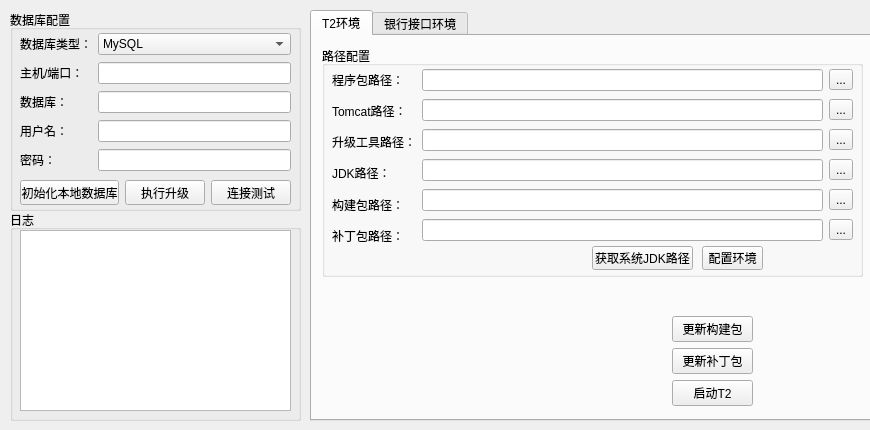
<?xml version="1.0" encoding="UTF-8"?>
<ui version="4.0">
 <class>OneClick</class>
 <widget class="QWidget" name="OneClick">
  <property name="geometry">
   <rect>
    <x>0</x>
    <y>0</y>
    <width>870</width>
    <height>430</height>
   </rect>
  </property>
  <property name="minimumSize">
   <size>
    <width>870</width>
    <height>430</height>
   </size>
  </property>
  <property name="maximumSize">
   <size>
    <width>870</width>
    <height>430</height>
   </size>
  </property>
  <property name="font">
   <font/>
  </property>
  <property name="mouseTracking">
   <bool>false</bool>
  </property>
  <property name="windowTitle">
   <string>拜特测试环境启动工具（内部）</string>
  </property>
  <property name="windowIcon">
   <iconset>
    <normaloff>C:/Users/caos/Pictures/222.png</normaloff>C:/Users/caos/Pictures/222.png</iconset>
  </property>
  <widget class="QTabWidget" name="tabWidget">
   <property name="geometry">
    <rect>
     <x>310</x>
     <y>10</y>
     <width>561</width>
     <height>411</height>
    </rect>
   </property>
   <property name="font">
    <font/>
   </property>
   <property name="currentIndex">
    <number>0</number>
   </property>
   <widget class="QWidget" name="tab_t2_env">
    <attribute name="title">
     <string>T2环境</string>
    </attribute>
    <widget class="QGroupBox" name="groupBox_te_path_config">
     <property name="geometry">
      <rect>
       <x>10</x>
       <y>10</y>
       <width>541</width>
       <height>231</height>
      </rect>
     </property>
     <property name="title">
      <string>路径配置</string>
     </property>
     <widget class="QPushButton" name="pushButton_te_get_sys_jdk_path">
      <property name="geometry">
       <rect>
        <x>270</x>
        <y>200</y>
        <width>101</width>
        <height>24</height>
       </rect>
      </property>
      <property name="text">
       <string>获取系统JDK路径</string>
      </property>
     </widget>
     <widget class="QPushButton" name="pushButton_te_path_config">
      <property name="geometry">
       <rect>
        <x>380</x>
        <y>200</y>
        <width>61</width>
        <height>24</height>
       </rect>
      </property>
      <property name="text">
       <string>配置环境</string>
      </property>
     </widget>
     <widget class="QWidget" name="layoutWidget">
      <property name="geometry">
       <rect>
        <x>10</x>
        <y>21</y>
        <width>521</width>
        <height>181</height>
       </rect>
      </property>
      <layout class="QGridLayout" name="gridLayout_6">
       <item row="0" column="0">
        <widget class="QLabel" name="label_te_program_path">
         <property name="text">
          <string>程序包路径：</string>
         </property>
         <property name="buddy">
          <cstring>lineEdit_te_program_path</cstring>
         </property>
        </widget>
       </item>
       <item row="0" column="1" rowspan="6">
        <layout class="QGridLayout" name="gridLayout_5">
         <item row="0" column="0">
          <widget class="QLineEdit" name="lineEdit_te_program_path">
           <property name="readOnly">
            <bool>true</bool>
           </property>
          </widget>
         </item>
         <item row="0" column="1">
          <widget class="QToolButton" name="toolButton_te_program_path_selecter">
           <property name="text">
            <string>...</string>
           </property>
          </widget>
         </item>
         <item row="1" column="0">
          <widget class="QLineEdit" name="lineEdit_te_tomcat_path">
           <property name="readOnly">
            <bool>true</bool>
           </property>
          </widget>
         </item>
         <item row="1" column="1">
          <widget class="QToolButton" name="toolButton_te_tomcat_path_selecter">
           <property name="text">
            <string>...</string>
           </property>
          </widget>
         </item>
         <item row="2" column="0">
          <widget class="QLineEdit" name="lineEdit_te_update_path">
           <property name="readOnly">
            <bool>true</bool>
           </property>
          </widget>
         </item>
         <item row="2" column="1">
          <widget class="QToolButton" name="toolButton_te_update_path_selecter">
           <property name="text">
            <string>...</string>
           </property>
          </widget>
         </item>
         <item row="3" column="0">
          <widget class="QLineEdit" name="lineEdit_te_jdk_path">
           <property name="readOnly">
            <bool>true</bool>
           </property>
          </widget>
         </item>
         <item row="3" column="1">
          <widget class="QToolButton" name="toolButton_te_jdk_path_selecter">
           <property name="text">
            <string>...</string>
           </property>
          </widget>
         </item>
         <item row="4" column="0">
          <widget class="QLineEdit" name="lineEdit_te_structure_path">
           <property name="readOnly">
            <bool>true</bool>
           </property>
          </widget>
         </item>
         <item row="4" column="1">
          <widget class="QToolButton" name="toolButton_te_structure_path_selecter">
           <property name="text">
            <string>...</string>
           </property>
          </widget>
         </item>
         <item row="5" column="0">
          <widget class="QLineEdit" name="lineEdit_te_patch_path">
           <property name="readOnly">
            <bool>true</bool>
           </property>
          </widget>
         </item>
         <item row="5" column="1">
          <widget class="QToolButton" name="toolButton_te_patch_path_selecter">
           <property name="text">
            <string>...</string>
           </property>
          </widget>
         </item>
        </layout>
       </item>
       <item row="1" column="0">
        <widget class="QLabel" name="label_te_tomcat_path">
         <property name="text">
          <string>Tomcat路径：</string>
         </property>
         <property name="buddy">
          <cstring>lineEdit_te_tomcat_path</cstring>
         </property>
        </widget>
       </item>
       <item row="2" column="0">
        <widget class="QLabel" name="label_te_update_path">
         <property name="text">
          <string>升级工具路径：</string>
         </property>
         <property name="buddy">
          <cstring>lineEdit_te_update_path</cstring>
         </property>
        </widget>
       </item>
       <item row="3" column="0">
        <widget class="QLabel" name="label_te_jdk_path">
         <property name="text">
          <string>JDK路径：</string>
         </property>
         <property name="buddy">
          <cstring>lineEdit_te_jdk_path</cstring>
         </property>
        </widget>
       </item>
       <item row="4" column="0">
        <widget class="QLabel" name="label_te_structure_path">
         <property name="text">
          <string>构建包路径：</string>
         </property>
         <property name="buddy">
          <cstring>lineEdit_te_jdk_path</cstring>
         </property>
        </widget>
       </item>
       <item row="5" column="0">
        <widget class="QLabel" name="label_te_patch_path">
         <property name="text">
          <string>补丁包路径：</string>
         </property>
         <property name="buddy">
          <cstring>lineEdit_te_jdk_path</cstring>
         </property>
        </widget>
       </item>
      </layout>
     </widget>
    </widget>
    <widget class="QWidget" name="layoutWidget">
     <property name="geometry">
      <rect>
       <x>360</x>
       <y>280</y>
       <width>81</width>
       <height>91</height>
      </rect>
     </property>
     <layout class="QGridLayout" name="gridLayout_7">
      <item row="0" column="0">
       <widget class="QPushButton" name="pushButton_te_update_structure">
        <property name="text">
         <string>更新构建包</string>
        </property>
       </widget>
      </item>
      <item row="1" column="0">
       <widget class="QPushButton" name="pushButton_te_start_update">
        <property name="text">
         <string>更新补丁包</string>
        </property>
       </widget>
      </item>
      <item row="2" column="0">
       <widget class="QPushButton" name="pushButton_te_start_t2">
        <property name="text">
         <string>启动T2</string>
        </property>
       </widget>
      </item>
     </layout>
    </widget>
   </widget>
   <widget class="QWidget" name="tab_bank_env">
    <attribute name="title">
     <string>银行接口环境</string>
    </attribute>
    <widget class="QGroupBox" name="groupBox_be_path_config">
     <property name="geometry">
      <rect>
       <x>10</x>
       <y>10</y>
       <width>281</width>
       <height>221</height>
      </rect>
     </property>
     <property name="title">
      <string>路径配置</string>
     </property>
     <widget class="QWidget" name="">
      <property name="geometry">
       <rect>
        <x>0</x>
        <y>21</y>
        <width>273</width>
        <height>191</height>
       </rect>
      </property>
      <layout class="QGridLayout" name="gridLayout_10">
       <item row="0" column="0">
        <layout class="QGridLayout" name="gridLayout_2">
         <item row="0" column="0">
          <widget class="QLabel" name="label_be_redis_path">
           <property name="text">
            <string>Redis路径：</string>
           </property>
           <property name="buddy">
            <cstring>lineEdit_be_redis_path</cstring>
           </property>
          </widget>
         </item>
         <item row="0" column="1" rowspan="6">
          <layout class="QGridLayout" name="gridLayout">
           <item row="0" column="0">
            <widget class="QLineEdit" name="lineEdit_be_redis_path">
             <property name="readOnly">
              <bool>true</bool>
             </property>
             <property name="clearButtonEnabled">
              <bool>false</bool>
             </property>
            </widget>
           </item>
           <item row="0" column="1">
            <widget class="QToolButton" name="toolButton_be_redis_path_selecter">
             <property name="text">
              <string>...</string>
             </property>
            </widget>
           </item>
           <item row="1" column="0">
            <widget class="QLineEdit" name="lineEdit_be_server_path">
             <property name="readOnly">
              <bool>true</bool>
             </property>
            </widget>
           </item>
           <item row="1" column="1">
            <widget class="QToolButton" name="toolButton_be_server_path_selecter">
             <property name="text">
              <string>...</string>
             </property>
            </widget>
           </item>
           <item row="2" column="0">
            <widget class="QLineEdit" name="lineEdit_be_client_path">
             <property name="readOnly">
              <bool>true</bool>
             </property>
            </widget>
           </item>
           <item row="2" column="1">
            <widget class="QToolButton" name="toolButton_be_client_path_selecter">
             <property name="text">
              <string>...</string>
             </property>
            </widget>
           </item>
           <item row="3" column="0">
            <widget class="QLineEdit" name="lineEdit_be_logs_path">
             <property name="readOnly">
              <bool>true</bool>
             </property>
            </widget>
           </item>
           <item row="3" column="1">
            <widget class="QToolButton" name="toolButton_be_logs_path_selecter">
             <property name="text">
              <string>...</string>
             </property>
            </widget>
           </item>
           <item row="4" column="0">
            <widget class="QLineEdit" name="lineEdit_be_war_path">
             <property name="text">
              <string/>
             </property>
             <property name="readOnly">
              <bool>true</bool>
             </property>
            </widget>
           </item>
           <item row="4" column="1">
            <widget class="QToolButton" name="toolButton_be_war_path_selecter">
             <property name="text">
              <string>...</string>
             </property>
            </widget>
           </item>
           <item row="5" column="0">
            <widget class="QLineEdit" name="lineEdit_be_jdk_path">
             <property name="readOnly">
              <bool>true</bool>
             </property>
            </widget>
           </item>
           <item row="5" column="1">
            <widget class="QToolButton" name="toolButton_be_jdk_path_selecter">
             <property name="text">
              <string>...</string>
             </property>
            </widget>
           </item>
          </layout>
         </item>
         <item row="1" column="0">
          <widget class="QLabel" name="label_be_server_path">
           <property name="text">
            <string>服务端路径：</string>
           </property>
           <property name="buddy">
            <cstring>lineEdit_be_server_path</cstring>
           </property>
          </widget>
         </item>
         <item row="2" column="0">
          <widget class="QLabel" name="label_be_client_path">
           <property name="text">
            <string>客户端路径：</string>
           </property>
           <property name="buddy">
            <cstring>lineEdit_be_client_path</cstring>
           </property>
          </widget>
         </item>
         <item row="3" column="0">
          <widget class="QLabel" name="label_be_logs_path">
           <property name="text">
            <string>日志路径：</string>
           </property>
           <property name="buddy">
            <cstring>lineEdit_be_logs_path</cstring>
           </property>
          </widget>
         </item>
         <item row="4" column="0">
          <widget class="QLabel" name="label_be_war_path">
           <property name="text">
            <string>War包路径：</string>
           </property>
           <property name="buddy">
            <cstring>lineEdit_be_jdk_path</cstring>
           </property>
          </widget>
         </item>
         <item row="5" column="0">
          <widget class="QLabel" name="label_be_jdk_path">
           <property name="text">
            <string>JDK路径：</string>
           </property>
           <property name="buddy">
            <cstring>lineEdit_be_jdk_path</cstring>
           </property>
          </widget>
         </item>
        </layout>
       </item>
       <item row="1" column="0">
        <layout class="QGridLayout" name="gridLayout_9">
         <item row="0" column="0">
          <widget class="QCheckBox" name="checkBox">
           <property name="text">
            <string>是否同路径</string>
           </property>
          </widget>
         </item>
         <item row="0" column="1">
          <widget class="QPushButton" name="pushButton_be_get_sys_jdk_path">
           <property name="text">
            <string>获取系统JDK路径</string>
           </property>
          </widget>
         </item>
         <item row="0" column="2">
          <widget class="QPushButton" name="pushButton_be_path_check">
           <property name="text">
            <string>路径检查</string>
           </property>
          </widget>
         </item>
        </layout>
       </item>
      </layout>
     </widget>
    </widget>
    <widget class="QGroupBox" name="groupBox_be_bank_front">
     <property name="geometry">
      <rect>
       <x>300</x>
       <y>10</y>
       <width>251</width>
       <height>221</height>
      </rect>
     </property>
     <property name="title">
      <string>银行前置机配置</string>
     </property>
     <widget class="QWidget" name="layoutWidget">
      <property name="geometry">
       <rect>
        <x>10</x>
        <y>20</y>
        <width>231</width>
        <height>191</height>
       </rect>
      </property>
      <layout class="QGridLayout" name="gridLayout_17">
       <item row="0" column="0">
        <widget class="QLabel" name="label_be_bank_type">
         <property name="text">
          <string>银行类型：</string>
         </property>
         <property name="buddy">
          <cstring>comboBox_be_bank_type</cstring>
         </property>
        </widget>
       </item>
       <item row="0" column="1" rowspan="6">
        <layout class="QGridLayout" name="gridLayout_16">
         <item row="3" column="0">
          <widget class="QLineEdit" name="lineEdit_be_bank_cusno"/>
         </item>
         <item row="4" column="0">
          <widget class="QLineEdit" name="lineEdit_be_bank_user"/>
         </item>
         <item row="1" column="0">
          <widget class="QLineEdit" name="lineEdit_be_bank_code"/>
         </item>
         <item row="0" column="0">
          <widget class="QComboBox" name="comboBox_be_bank_type">
           <item>
            <property name="text">
             <string>招商银行</string>
            </property>
           </item>
           <item>
            <property name="text">
             <string>农业银行</string>
            </property>
           </item>
          </widget>
         </item>
         <item row="2" column="0">
          <widget class="QLineEdit" name="lineEdit_be_bank_ip"/>
         </item>
         <item row="5" column="0">
          <widget class="QLineEdit" name="lineEdit_be_bank_password"/>
         </item>
        </layout>
       </item>
       <item row="1" column="0">
        <widget class="QLabel" name="label_be_bank_code">
         <property name="text">
          <string>银行代码：</string>
         </property>
         <property name="buddy">
          <cstring>lineEdit_be_bank_code</cstring>
         </property>
        </widget>
       </item>
       <item row="2" column="0">
        <widget class="QLabel" name="label_be_bank_ip">
         <property name="text">
          <string>前置机IP/端口：</string>
         </property>
         <property name="buddy">
          <cstring>lineEdit_be_bank_ip</cstring>
         </property>
        </widget>
       </item>
       <item row="3" column="0">
        <widget class="QLabel" name="label_be_bank_cusno">
         <property name="text">
          <string>企业号：</string>
         </property>
         <property name="buddy">
          <cstring>lineEdit_be_bank_cusno</cstring>
         </property>
        </widget>
       </item>
       <item row="4" column="0">
        <widget class="QLabel" name="label_be_bank_user">
         <property name="text">
          <string>用户名：</string>
         </property>
         <property name="buddy">
          <cstring>lineEdit_be_bank_user</cstring>
         </property>
        </widget>
       </item>
       <item row="5" column="0">
        <widget class="QLabel" name="label_be_bank_password">
         <property name="text">
          <string>密码：</string>
         </property>
         <property name="buddy">
          <cstring>lineEdit_be_bank_password</cstring>
         </property>
        </widget>
       </item>
      </layout>
     </widget>
    </widget>
    <widget class="QWidget" name="">
     <property name="geometry">
      <rect>
       <x>380</x>
       <y>320</y>
       <width>163</width>
       <height>54</height>
      </rect>
     </property>
     <layout class="QGridLayout" name="gridLayout_3">
      <item row="0" column="0">
       <widget class="QPushButton" name="pushButton_be_start_redis">
        <property name="text">
         <string>启动Redis</string>
        </property>
       </widget>
      </item>
      <item row="0" column="1">
       <widget class="QPushButton" name="pushButton_be_start_client">
        <property name="text">
         <string>启动客户端</string>
        </property>
       </widget>
      </item>
      <item row="1" column="0">
       <widget class="QPushButton" name="pushButton_be_start_server">
        <property name="text">
         <string>启动服务端</string>
        </property>
       </widget>
      </item>
      <item row="1" column="1">
       <widget class="QPushButton" name="pushButton_start_server_platform">
        <property name="text">
         <string>启动服务平台</string>
        </property>
       </widget>
      </item>
     </layout>
    </widget>
   </widget>
  </widget>
  <widget class="QGroupBox" name="groupBox_te_db_config">
   <property name="geometry">
    <rect>
     <x>10</x>
     <y>10</y>
     <width>291</width>
     <height>201</height>
    </rect>
   </property>
   <property name="title">
    <string>数据库配置</string>
   </property>
   <widget class="QWidget" name="layoutWidget">
    <property name="geometry">
     <rect>
      <x>10</x>
      <y>22</y>
      <width>271</width>
      <height>141</height>
     </rect>
    </property>
    <layout class="QGridLayout" name="gridLayout_4">
     <item row="4" column="0">
      <widget class="QLabel" name="label_te_db_password">
       <property name="text">
        <string>密码：</string>
       </property>
       <property name="buddy">
        <cstring>lineEdit_te_db_password</cstring>
       </property>
      </widget>
     </item>
     <item row="2" column="1">
      <widget class="QLineEdit" name="lineEdit_te_db_name">
       <property name="text">
        <string/>
       </property>
      </widget>
     </item>
     <item row="1" column="0">
      <widget class="QLabel" name="label_te_db_ip">
       <property name="text">
        <string>主机/端口：</string>
       </property>
       <property name="buddy">
        <cstring>lineEdit_te_db_ip</cstring>
       </property>
      </widget>
     </item>
     <item row="3" column="1">
      <widget class="QLineEdit" name="lineEdit_te_db_user"/>
     </item>
     <item row="0" column="0">
      <widget class="QLabel" name="label_te_db_type">
       <property name="text">
        <string>数据库类型：</string>
       </property>
       <property name="buddy">
        <cstring>comboBox_te_db_type</cstring>
       </property>
      </widget>
     </item>
     <item row="1" column="1">
      <widget class="QLineEdit" name="lineEdit_te_db_ip"/>
     </item>
     <item row="4" column="1">
      <widget class="QLineEdit" name="lineEdit_te_db_password"/>
     </item>
     <item row="0" column="1">
      <widget class="QComboBox" name="comboBox_te_db_type">
       <item>
        <property name="text">
         <string>MySQL</string>
        </property>
       </item>
       <item>
        <property name="text">
         <string>Oracle</string>
        </property>
       </item>
       <item>
        <property name="text">
         <string>SQLServer</string>
        </property>
       </item>
      </widget>
     </item>
     <item row="3" column="0">
      <widget class="QLabel" name="label_te_db_user">
       <property name="text">
        <string>用户名：</string>
       </property>
       <property name="buddy">
        <cstring>lineEdit_te_db_user</cstring>
       </property>
      </widget>
     </item>
     <item row="2" column="0">
      <widget class="QLabel" name="label_te_db_name">
       <property name="text">
        <string>数据库：</string>
       </property>
       <property name="buddy">
        <cstring>lineEdit_te_db_ip</cstring>
       </property>
      </widget>
     </item>
    </layout>
   </widget>
   <widget class="QWidget" name="">
    <property name="geometry">
     <rect>
      <x>10</x>
      <y>170</y>
      <width>271</width>
      <height>25</height>
     </rect>
    </property>
    <layout class="QGridLayout" name="gridLayout_8">
     <item row="0" column="0">
      <widget class="QPushButton" name="pushButton_te_run_init_sql">
       <property name="text">
        <string>初始化本地数据库</string>
       </property>
      </widget>
     </item>
     <item row="0" column="1">
      <widget class="QPushButton" name="pushButton">
       <property name="text">
        <string>执行升级</string>
       </property>
      </widget>
     </item>
     <item row="0" column="2">
      <widget class="QPushButton" name="pushButton_te_db_test">
       <property name="text">
        <string>连接测试</string>
       </property>
      </widget>
     </item>
    </layout>
   </widget>
  </widget>
  <widget class="QGroupBox" name="groupBox_te_logs">
   <property name="geometry">
    <rect>
     <x>10</x>
     <y>210</y>
     <width>291</width>
     <height>211</height>
    </rect>
   </property>
   <property name="title">
    <string>日志</string>
   </property>
   <widget class="QTextBrowser" name="textBrowser_te_logs">
    <property name="geometry">
     <rect>
      <x>10</x>
      <y>20</y>
      <width>271</width>
      <height>181</height>
     </rect>
    </property>
   </widget>
  </widget>
 </widget>
 <tabstops>
  <tabstop>toolButton_be_client_path_selecter</tabstop>
  <tabstop>toolButton_be_logs_path_selecter</tabstop>
  <tabstop>toolButton_be_war_path_selecter</tabstop>
  <tabstop>toolButton_be_jdk_path_selecter</tabstop>
  <tabstop>pushButton_be_get_sys_jdk_path</tabstop>
  <tabstop>pushButton_be_path_check</tabstop>
  <tabstop>comboBox_be_bank_type</tabstop>
  <tabstop>lineEdit_be_bank_code</tabstop>
  <tabstop>lineEdit_be_bank_ip</tabstop>
  <tabstop>lineEdit_be_bank_cusno</tabstop>
  <tabstop>lineEdit_be_bank_user</tabstop>
  <tabstop>lineEdit_be_bank_password</tabstop>
  <tabstop>pushButton_be_start_redis</tabstop>
  <tabstop>pushButton_be_start_server</tabstop>
  <tabstop>pushButton_be_start_client</tabstop>
  <tabstop>pushButton_start_server_platform</tabstop>
  <tabstop>pushButton_te_run_init_sql</tabstop>
  <tabstop>pushButton_te_db_test</tabstop>
  <tabstop>textBrowser_te_logs</tabstop>
  <tabstop>tabWidget</tabstop>
  <tabstop>comboBox_te_db_type</tabstop>
  <tabstop>lineEdit_te_db_ip</tabstop>
  <tabstop>lineEdit_te_db_name</tabstop>
  <tabstop>lineEdit_te_db_user</tabstop>
  <tabstop>lineEdit_te_db_password</tabstop>
  <tabstop>toolButton_te_program_path_selecter</tabstop>
  <tabstop>toolButton_te_tomcat_path_selecter</tabstop>
  <tabstop>toolButton_te_update_path_selecter</tabstop>
  <tabstop>toolButton_te_jdk_path_selecter</tabstop>
  <tabstop>toolButton_te_structure_path_selecter</tabstop>
  <tabstop>toolButton_te_patch_path_selecter</tabstop>
  <tabstop>lineEdit_te_program_path</tabstop>
  <tabstop>lineEdit_te_tomcat_path</tabstop>
  <tabstop>lineEdit_te_update_path</tabstop>
  <tabstop>lineEdit_te_jdk_path</tabstop>
  <tabstop>lineEdit_te_structure_path</tabstop>
  <tabstop>lineEdit_te_patch_path</tabstop>
  <tabstop>pushButton_te_get_sys_jdk_path</tabstop>
  <tabstop>pushButton_te_path_config</tabstop>
  <tabstop>pushButton_te_update_structure</tabstop>
  <tabstop>pushButton_te_start_update</tabstop>
  <tabstop>pushButton_te_start_t2</tabstop>
  <tabstop>lineEdit_be_redis_path</tabstop>
  <tabstop>lineEdit_be_server_path</tabstop>
  <tabstop>lineEdit_be_client_path</tabstop>
  <tabstop>lineEdit_be_logs_path</tabstop>
  <tabstop>lineEdit_be_war_path</tabstop>
  <tabstop>lineEdit_be_jdk_path</tabstop>
  <tabstop>toolButton_be_redis_path_selecter</tabstop>
  <tabstop>toolButton_be_server_path_selecter</tabstop>
 </tabstops>
 <resources/>
 <connections/>
</ui>
